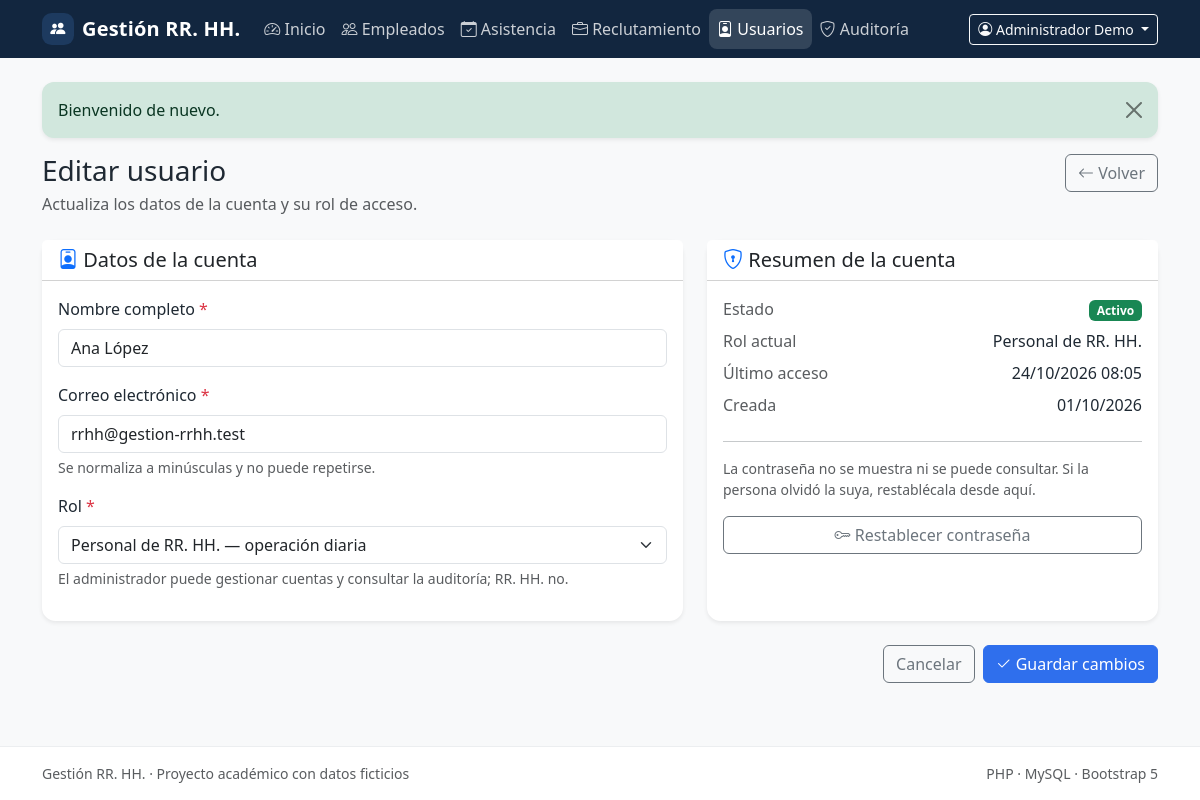
The page /users/2/edit (signed in) on the database its author committed.
### tables this page shows
CREATE TABLE IF NOT EXISTS users (
    id BIGINT UNSIGNED NOT NULL AUTO_INCREMENT,
    name VARCHAR(120) NOT NULL,
    email VARCHAR(190) NOT NULL,
    password_hash VARCHAR(255) NOT NULL,
    password_changed_at DATETIME(6) NULL,
    role ENUM('admin', 'hr') NOT NULL DEFAULT 'hr',
    is_active TINYINT(1) NOT NULL DEFAULT 1,
    last_login_at DATETIME NULL,
    created_at TIMESTAMP NOT NULL DEFAULT CURRENT_TIMESTAMP,
    updated_at TIMESTAMP NOT NULL DEFAULT CURRENT_TIMESTAMP ON UPDATE CURRENT_TIMESTAMP,
    PRIMARY KEY (id),
    UNIQUE KEY uq_users_email (email),
    KEY idx_users_role_active (role, is_active)
);

### src/Modules/Auth/Views/users/form.php (the view, shortened to what the rows shown need)
<?php
$role = old('role', (string) ($user['role'] ?? 'hr'));
$isActive = $isEdit ? (int) $user['is_active'] === 1 : true;
$isSelf = $isEdit && (int) $user['id'] === (int) $currentUser['id'];
$isLastActiveAdmin = $isEdit
    && (string) $user['role'] === 'admin'
    && $isActive
    && (int) $stats['active_admins'] === 1;
?>
<div class="d-flex flex-wrap justify-content-between align-items-start gap-3 mb-4">
    <div>
        <h1 class="h3 mb-1"><?= $isEdit ? 'Editar usuario' : 'Nuevo usuario' ?></h1>
    </div>
</div>
<form method="post" action="<?= e($formAction) ?>" novalidate>
    <div class="row g-4">
        <div class="col-12 col-xl-7">
            <div class="card border-0 shadow-sm h-100">
                <div class="card-header bg-white">
                    <h2 class="h5 mb-0"><i class="bi bi-person-badge text-primary"></i> Datos de la cuenta</h2>
                </div>
                <div class="card-body">
                    <div class="mb-3">
                        <label for="name" class="form-label">Nombre completo <span class="text-danger">*</span></label>
                        <input type="text" class="form-control <?= isset($errors['name']) ? 'is-invalid' : '' ?>"
                               id="name" name="name" maxlength="120"
                               value="<?= e(old('name', (string) ($user['name'] ?? ''))) ?>"
                               autocomplete="name" required>
                    </div>
                    <div class="mb-3">
                        <label for="email" class="form-label">Correo electrónico <span class="text-danger">*</span></label>
                        <input type="email" class="form-control <?= isset($errors['email']) ? 'is-invalid' : '' ?>"
                               id="email" name="email" maxlength="190"
                               value="<?= e(old('email', (string) ($user['email'] ?? ''))) ?>"
                               autocomplete="email" required>
                        <div class="form-text">Se normaliza a minúsculas y no puede repetirse.</div>
                    </div>
                    <div class="mb-3">
                        <label for="role" class="form-label">Rol <span class="text-danger">*</span></label>
                        <select class="form-select <?= isset($errors['role']) ? 'is-invalid' : '' ?>"
                                id="role" name="role" required>
                            <option value="hr" <?= $role === 'hr' ? 'selected' : '' ?>
                                <?= $isLastActiveAdmin ? 'disabled' : '' ?>>
                                Personal de RR. HH. — operación diaria
                            </option>
                        </select>
                        <div class="form-text">
                            El administrador puede gestionar cuentas y consultar la auditoría; RR. HH. no.
                        </div>
                    </div>
                </div>
            </div>
        </div>
        <div class="col-12 col-xl-5">
            <div class="card border-0 shadow-sm h-100">
                <div class="card-header bg-white">
                    <h2 class="h5 mb-0"><i class="bi bi-shield-lock text-primary"></i> Resumen de la cuenta</h2>
                </div>
                <div class="card-body">
                    <?php if ($isEdit): ?>
                        <dl class="row mb-0">
                            <dt class="col-6 text-body-secondary fw-normal">Estado</dt>
                            <dd class="col-6 text-end">
                                <span class="badge text-bg-<?= $isActive ? 'success' : 'secondary' ?>">
                                    <?= e(status_label($isActive ? 'active' : 'inactive')) ?>
                                </span>
                            </dd>
                            <dt class="col-6 text-body-secondary fw-normal">Rol actual</dt>
                            <dd class="col-6 text-end"><?= e(status_label((string) $user['role'])) ?></dd>
                            <dt class="col-6 text-body-secondary fw-normal">Último acceso</dt>
                            <dd class="col-6 text-end">
                                <?= e(format_date(
                                    $user['last_login_at'] !== null ? (string) $user['last_login_at'] : null,
                                    'd/m/Y H:i'
                                )) ?>
                            </dd>
                            <dt class="col-6 text-body-secondary fw-normal">Creada</dt>
                            <dd class="col-6 text-end">
                                <?= e(format_date(
                                    $user['created_at'] !== null ? (string) $user['created_at'] : null
                                )) ?>
                            </dd>
                        </dl>
                        <hr>
                        <p class="small text-body-secondary">
                            La contraseña no se muestra ni se puede consultar. Si la persona olvidó la suya,
                            restablécala desde aquí.
                        </p>
                        <a href="/users/<?= (int) $user['id'] ?>/password" class="btn btn-outline-secondary w-100">
                            <i class="bi bi-key"></i> Restablecer contraseña
                        </a>
                    <?php endif; ?>
                </div>
            </div>
        </div>
    </div>
</form>

### src/Shared/Views/layouts/app.php (shortened to what the rows shown need)
<!doctype html>
<html lang="es">
<head>
    <link href="https://cdn.jsdelivr.net/npm/bootstrap@5.3.3/dist/css/bootstrap.min.css" rel="stylesheet">
    <link href="https://cdn.jsdelivr.net/npm/bootstrap-icons@1.11.3/font/bootstrap-icons.min.css" rel="stylesheet">
    <link href="<?= e(asset('css/app.css')) ?>" rel="stylesheet">
</head>
<body class="bg-body-tertiary d-flex flex-column min-vh-100">
<nav class="navbar navbar-expand-lg navbar-dark app-navbar">
    <div class="container">
        <div class="collapse navbar-collapse" id="mainNavigation">
            <?php if ($currentUser !== null): ?>
                <div class="dropdown">
                    <button class="btn btn-sm btn-outline-light dropdown-toggle" type="button"
                            data-bs-toggle="dropdown" aria-expanded="false">
                        <i class="bi bi-person-circle"></i>
                        <?= e((string) $currentUser['name']) ?>
                    </button>
                </div>
            <?php endif; ?>
        </div>
    </div>
</nav>
<main class="flex-grow-1 py-4">
    <div class="container">
        <?php require __DIR__ . '/../partials/flash.php'; ?>
        <?= $content ?>
    </div>
</main>
</body>
</html>

### rows shown on the page
users: name "Administrador Demo"
users: name "Ana López", email "rrhh@gestion-rrhh.test", role "Personal de RR. HH. — operación diaria", is_active "Activo", role "Personal de RR. HH.", last_login_at "24/10/2026 08:05", created_at "01/10/2026"

### other values the page prints
$appName "Gestión RR. HH."
$item['label'] "Inicio"
$item['label'] "Empleados"
$item['label'] "Asistencia"
$item['label'] "Reclutamiento"
$item['label'] "Usuarios"
$item['label'] "Auditoría"
$message['message'] "Bienvenido de nuevo."
